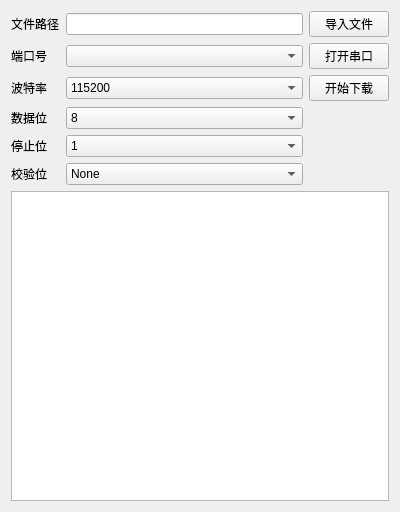
<?xml version="1.0" encoding="UTF-8"?>
<ui version="4.0">
 <class>fileDown</class>
 <widget class="QWidget" name="fileDown">
  <property name="geometry">
   <rect>
    <x>0</x>
    <y>0</y>
    <width>400</width>
    <height>512</height>
   </rect>
  </property>
  <property name="windowTitle">
   <string>配置文件烧录</string>
  </property>
  <layout class="QGridLayout" name="gridLayout">
   <item row="0" column="0">
    <widget class="QLabel" name="label">
     <property name="text">
      <string>文件路径</string>
     </property>
    </widget>
   </item>
   <item row="0" column="1">
    <widget class="QLineEdit" name="lineEdit"/>
   </item>
   <item row="0" column="2">
    <widget class="QPushButton" name="pushButton_fileOpen">
     <property name="text">
      <string>导入文件</string>
     </property>
    </widget>
   </item>
   <item row="1" column="0">
    <widget class="QLabel" name="label_4">
     <property name="text">
      <string>端口号</string>
     </property>
    </widget>
   </item>
   <item row="1" column="1">
    <widget class="QComboBox" name="comboBox_port"/>
   </item>
   <item row="2" column="0">
    <widget class="QLabel" name="label_2">
     <property name="text">
      <string>波特率</string>
     </property>
    </widget>
   </item>
   <item row="2" column="1">
    <widget class="QComboBox" name="comboBox_baudrate">
     <property name="currentIndex">
      <number>4</number>
     </property>
     <item>
      <property name="text">
       <string>9600</string>
      </property>
     </item>
     <item>
      <property name="text">
       <string>19200</string>
      </property>
     </item>
     <item>
      <property name="text">
       <string>38400</string>
      </property>
     </item>
     <item>
      <property name="text">
       <string>57600</string>
      </property>
     </item>
     <item>
      <property name="text">
       <string>115200</string>
      </property>
     </item>
    </widget>
   </item>
   <item row="3" column="0">
    <widget class="QLabel" name="label_3">
     <property name="text">
      <string>数据位</string>
     </property>
    </widget>
   </item>
   <item row="3" column="1">
    <widget class="QComboBox" name="comboBox_dataBits">
     <property name="currentIndex">
      <number>3</number>
     </property>
     <item>
      <property name="text">
       <string>5</string>
      </property>
     </item>
     <item>
      <property name="text">
       <string>6</string>
      </property>
     </item>
     <item>
      <property name="text">
       <string>7</string>
      </property>
     </item>
     <item>
      <property name="text">
       <string>8</string>
      </property>
     </item>
    </widget>
   </item>
   <item row="4" column="0">
    <widget class="QLabel" name="label_6">
     <property name="text">
      <string>停止位</string>
     </property>
    </widget>
   </item>
   <item row="4" column="1">
    <widget class="QComboBox" name="comboBox_stopBits">
     <item>
      <property name="text">
       <string>1</string>
      </property>
     </item>
     <item>
      <property name="text">
       <string>1.5</string>
      </property>
     </item>
     <item>
      <property name="text">
       <string>2</string>
      </property>
     </item>
    </widget>
   </item>
   <item row="5" column="0">
    <widget class="QLabel" name="label_5">
     <property name="text">
      <string>校验位</string>
     </property>
    </widget>
   </item>
   <item row="5" column="1">
    <widget class="QComboBox" name="comboBox_parity">
     <item>
      <property name="text">
       <string>None</string>
      </property>
     </item>
     <item>
      <property name="text">
       <string>Even</string>
      </property>
     </item>
     <item>
      <property name="text">
       <string>Odd</string>
      </property>
     </item>
     <item>
      <property name="text">
       <string>Mark</string>
      </property>
     </item>
     <item>
      <property name="text">
       <string>Space</string>
      </property>
     </item>
    </widget>
   </item>
   <item row="6" column="0" colspan="3">
    <widget class="QTextEdit" name="textEdit"/>
   </item>
   <item row="1" column="2">
    <widget class="QPushButton" name="pushButton_uartOpen">
     <property name="text">
      <string>打开串口</string>
     </property>
    </widget>
   </item>
   <item row="2" column="2">
    <widget class="QPushButton" name="pushButton_down">
     <property name="text">
      <string>开始下载</string>
     </property>
    </widget>
   </item>
  </layout>
 </widget>
 <resources/>
 <connections/>
</ui>
